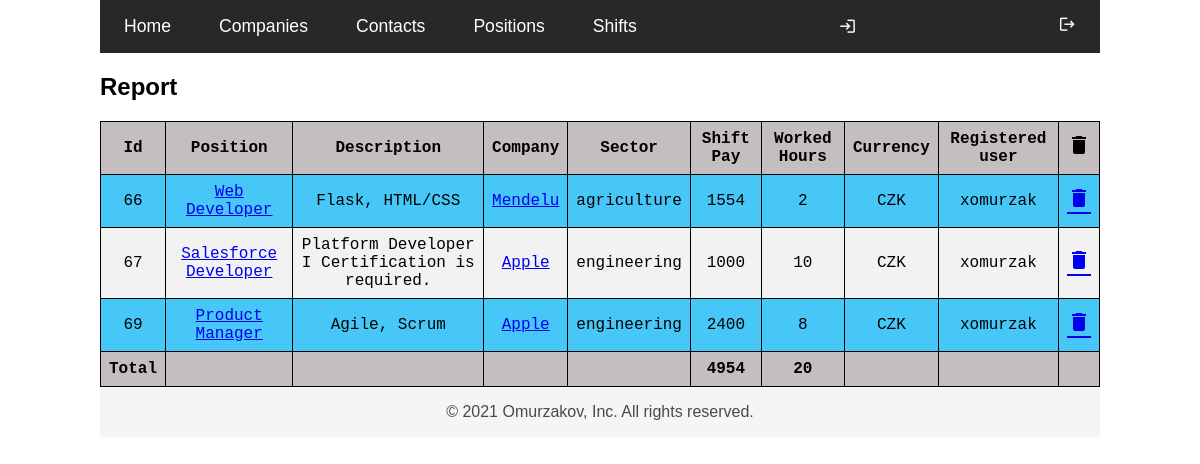
Page /shifts/report (signed in) on the committed database.
### tables this page shows
CREATE TABLE employeeOnShift
(
    id          INTEGER PRIMARY KEY AUTOINCREMENT,
    shiftId     INTEGER   NOT NULL,
    userId      INTEGER   NOT NULL,
    shiftPay    INTEGER   NOT NULL,
    workedHours INTEGER   NOT NULL,
    loggedIn    BOOLEAN   NOT NULL,
    created     TIMESTAMP NOT NULL DEFAULT CURRENT_TIMESTAMP,
    FOREIGN KEY (shiftId) REFERENCES shift (id),
    FOREIGN KEY (userId) REFERENCES user (id),
    UNIQUE (shiftId, userId)

);

CREATE TABLE position
(
    id          INTEGER PRIMARY KEY AUTOINCREMENT,
    partnerId   INTEGER   NOT NULL,
    name        TEXT      NOT NULL,
    description TEXT      NOT NULL,
    created     TIMESTAMP NOT NULL DEFAULT CURRENT_TIMESTAMP,
    FOREIGN KEY (partnerId) REFERENCES partner (id)
);

CREATE TABLE partner
(
    id          INTEGER PRIMARY KEY AUTOINCREMENT,
    userId      INTEGER   NOT NULL,
    companyName TEXT      NOT NULL,
    sector      TEXT      NOT NULL,
    created     TIMESTAMP NOT NULL DEFAULT CURRENT_TIMESTAMP,
    FOREIGN KEY (userId) REFERENCES user (id)
);

CREATE TABLE shift
(
    id           INTEGER PRIMARY KEY AUTOINCREMENT,
    positionId   INTEGER   NOT NULL,
    startTime    TIMESTAMP NOT NULL,
    endTime      TIMESTAMP NOT NULL,
    hourlyWage   INTEGER   NOT NULL,
    currencyCode TEXT      NOT NULL,
    created      TIMESTAMP NOT NULL DEFAULT CURRENT_TIMESTAMP,
    FOREIGN KEY (positionId) REFERENCES position (id)
);

CREATE TABLE user
(
    id        INTEGER PRIMARY KEY AUTOINCREMENT,
    firstName TEXT        NOT NULL,
    lastName  TEXT        NOT NULL,
    birthdate TIMESTAMP   NOT NULL,
    userRole  TEXT        NOT NULL,
    mobile    INTEGER     NOT NULL,
    street    TEXT        NOT NULL,
    city      TEXT        NOT NULL,
    country   TEXT        NOT NULL,
    username  TEXT UNIQUE NOT NULL,
    password  TEXT        NOT NULL,
    active    INTEGER     NOT NULL
);

### views/shifts.py (the view)
@bp.get('/report')
def report_list():
    db = get_db()
    reports = []
    sum_worked_hours = 0
    sum_shift_pay = 0
    try:
        if current_user.role == "administrator":
            reports = db.execute(
                "SELECT employeeOnShift.id, position.name, position.description, partner.companyName, partner.sector, "
                "shiftPay, employeeOnShift.workedHours, shift.currencyCode, user.username "
                "FROM employeeOnShift INNER JOIN shift ON shiftid = shift.id "
                "INNER JOIN position ON position.id = shift.positionId "
                "INNER JOIN partner ON partner.id = position.partnerId "
                "INNER JOIN user ON user.id = employeeOnShift.userId"
            ).fetchall()
        else:
            reports = db.execute(
                "SELECT employeeOnShift.id, position.name, position.description, partner.companyName, partner.sector, "
                "shiftPay, employeeOnShift.workedHours, shift.currencyCode, user.username "
                "FROM employeeOnShift INNER JOIN shift ON shiftid = shift.id "
                "INNER JOIN position ON position.id = shift.positionId "
                "INNER JOIN partner ON partner.id = position.partnerId "
                "INNER JOIN user ON user.id = employeeOnShift.userId "
                "WHERE employeeOnShift.userId = ?", [int(current_user.user_id)]
            ).fetchall()
        for report in reports:
            sum_shift_pay += report['shiftPay']
            sum_worked_hours += report['workedHours']
    except db.Error as e:
        flash('There is some problem with database.', 'error')
        print('DB Error: ' + str(e))
    return render_template('shifts/report.html', reports=reports,
                           sum_shift_pay=sum_shift_pay,
                           sum_worked_hours=sum_worked_hours)

### database/database.py (called while the page is built)
def get_db():
    if 'db' not in g:
        g.db = sqlite3.connect(
            current_app.config['DATABASE'],
            detect_types=sqlite3.PARSE_DECLTYPES
        )
        g.db.row_factory = sqlite3.Row
        g.db.set_trace_callback(print)
    return g.db

### views/auth.py (called while the page is built)
@login_manager.user_loader
def load_user(user_id):
    db = get_db()
    try:
        user_data = db.execute(
            "SELECT id, username, active, userRole FROM user WHERE id = ?",
            (user_id,)
        ).fetchone()
        if user_data is None:
            return None
        else:
            return User(user_data['id'], user_data['username'], user_data['active'] == 1, user_data['userRole'])
    except db.Error as e:
        flash('There is some problem with database.', 'error')
        print('DB Error: ' + str(e))
        return None

### templates/shifts/report.html (shortened to what this page needs)
{% extends "base.html" %}
{% block content %}
    <h2>Report</h2>
    <table id="companies">
        <thead>
        <tr>
            <td>Id</td>
            <td>Position</td>
            <td>Description</td>
            <td>Company</td>
            <td>Sector</td>
            <td>Shift Pay</td>
            <td>Worked Hours</td>
            <td>Currency</td>
            <td>Registered user</td>
            <td><a class="delete material-icons">delete</a></td>
        </tr>
        </thead>
        <tbody>
        {% if reports | length == 0 %}
            <div>There is no any shifts.</div>
        {% else %}
            {% for report in reports %}
                <tr>
                    <td>{{ report.id }}</td>
                    <td><a href={{ url_for('positions.position_list') }}>{{ report.name }}</a></td>
                    <td>{{ report.description }}</td>
                    <td><a href={{ url_for('companies.partner_list') }}>{{ report.companyName }}</a></td>
                    <td>{{ report.sector }}</td>
                    <td>{{ report.shiftPay }}</td>
                    <td>{{ report.workedHours }}</td>
                    <td>{{ report.currencyCode }}</td>
                    <td>{{ report.username }}</td>
                    <td><a class="delete material-icons"
                           href={{ url_for('shifts.delete', record_id = report.id,  object_type = 'report') }}>delete</a>
                    </td>
                </tr>
            {% endfor %}
        {% endif %}
        </tbody>
        {% if current_user.role == "employee" %}
            <tfoot>
            <tr>
                <td>Total</td>
                <td></td>
                <td></td>
                <td></td>
                <td></td>
                <td>{{ sum_shift_pay }}</td>
                <td>{{ sum_worked_hours }}</td>
                <td></td>
                <td></td>
                <td></td>
            </tr>
            </tfoot>
        {% endif %}
    </table>
{% endblock %}

### static/styles.css (style rules this page uses)
body { font-family: Arial, Helvetica, sans-serif; width: 100%; margin: auto; max-width: 1000px; }
* { box-sizing: border-box }
#companies thead, tfoot { background-color: #c5bebe; font-weight: bold; font-family: "Lucida Console", "Courier New", monospace; }
#companies th, #companies td { border: 1px solid black; padding: 8px; font-family: "Lucida Console", "Courier New", monospace; }
#companies tr:nth-child(even) { background-color: #f2f2f2; }
#companies { border-collapse: collapse; width: 100%; padding-top: 12px; padding-bottom: 12px; text-align: center; background-color: #46c7f8; color: #000000; }

### rows in the picture
employeeOnShift: id "66", name "Web Developer", description "Flask, HTML/CSS", companyName "Mendelu", sector "agriculture", shiftPay "1554", workedHours "2", currencyCode "CZK", username "xomurzak"
employeeOnShift: id "67", name "Salesforce Developer", description "Platform Developer I Certification is required.", companyName "Apple", sector "engineering", shiftPay "1000", workedHours "10", currencyCode "CZK", username "xomurzak"
employeeOnShift: id "69", name "Product Manager", description "Agile, Scrum", companyName "Apple", sector "engineering", shiftPay "2400", workedHours "8", currencyCode "CZK", username "xomurzak"

### other values in the picture
{{ sum_shift_pay }} "4954"
{{ sum_worked_hours }} "20"
